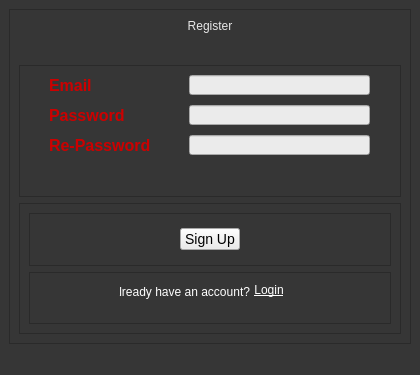
<?xml version="1.0" encoding="UTF-8"?>
<ui version="4.0">
 <class>RegisterWindow</class>
 <widget class="QMainWindow" name="RegisterWindow">
  <property name="geometry">
   <rect>
    <x>0</x>
    <y>0</y>
    <width>420</width>
    <height>375</height>
   </rect>
  </property>
  <property name="windowTitle">
   <string>MainWindow</string>
  </property>
  <property name="styleSheet">
   <string notr="true">background-color: rgb(54, 54, 54);</string>
  </property>
  <widget class="QWidget" name="centralwidget">
   <layout class="QVBoxLayout" name="verticalLayout">
    <item>
     <widget class="QFrame" name="frame">
      <property name="frameShape">
       <enum>QFrame::StyledPanel</enum>
      </property>
      <property name="frameShadow">
       <enum>QFrame::Raised</enum>
      </property>
      <layout class="QVBoxLayout" name="verticalLayout_2">
       <item>
        <widget class="QLabel" name="label">
         <property name="maximumSize">
          <size>
           <width>16777215</width>
           <height>40</height>
          </size>
         </property>
         <property name="styleSheet">
          <string notr="true">font: bold 18pt &quot;Calibre&quot;; color:rgb(231, 231, 231)</string>
         </property>
         <property name="text">
          <string>Register</string>
         </property>
         <property name="alignment">
          <set>Qt::AlignHCenter|Qt::AlignTop</set>
         </property>
        </widget>
       </item>
       <item>
        <widget class="QFrame" name="frame_2">
         <property name="frameShape">
          <enum>QFrame::StyledPanel</enum>
         </property>
         <property name="frameShadow">
          <enum>QFrame::Raised</enum>
         </property>
         <widget class="QLabel" name="lbl_register_email">
          <property name="geometry">
           <rect>
            <x>30</x>
            <y>10</y>
            <width>61</width>
            <height>21</height>
           </rect>
          </property>
          <property name="styleSheet">
           <string notr="true">font: bold 16px; color:rgb(204, 0, 0)</string>
          </property>
          <property name="text">
           <string>Email</string>
          </property>
         </widget>
         <widget class="QLineEdit" name="txt_register_email">
          <property name="geometry">
           <rect>
            <x>170</x>
            <y>10</y>
            <width>181</width>
            <height>20</height>
           </rect>
          </property>
          <property name="styleSheet">
           <string notr="true">background-color: rgb(235, 235, 235);</string>
          </property>
          <property name="placeholderText">
           <string/>
          </property>
         </widget>
         <widget class="QLabel" name="lbl_register_pass">
          <property name="geometry">
           <rect>
            <x>30</x>
            <y>40</y>
            <width>101</width>
            <height>21</height>
           </rect>
          </property>
          <property name="styleSheet">
           <string notr="true">font: bold 16px; color:rgb(204, 0, 0)</string>
          </property>
          <property name="text">
           <string>Password</string>
          </property>
         </widget>
         <widget class="QLineEdit" name="txt_register_pass">
          <property name="geometry">
           <rect>
            <x>170</x>
            <y>40</y>
            <width>181</width>
            <height>20</height>
           </rect>
          </property>
          <property name="styleSheet">
           <string notr="true">background-color: rgb(235, 235, 235);</string>
          </property>
          <property name="placeholderText">
           <string/>
          </property>
         </widget>
         <widget class="QLineEdit" name="txt_register_repass">
          <property name="geometry">
           <rect>
            <x>170</x>
            <y>70</y>
            <width>181</width>
            <height>20</height>
           </rect>
          </property>
          <property name="styleSheet">
           <string notr="true">background-color: rgb(235, 235, 235);</string>
          </property>
          <property name="placeholderText">
           <string/>
          </property>
         </widget>
         <widget class="QLabel" name="lbl_register_repass">
          <property name="geometry">
           <rect>
            <x>30</x>
            <y>70</y>
            <width>121</width>
            <height>21</height>
           </rect>
          </property>
          <property name="styleSheet">
           <string notr="true">font: bold 16px; color:rgb(204, 0, 0)</string>
          </property>
          <property name="text">
           <string>Re-Password</string>
          </property>
         </widget>
        </widget>
       </item>
       <item>
        <widget class="QFrame" name="frame_3">
         <property name="frameShape">
          <enum>QFrame::StyledPanel</enum>
         </property>
         <property name="frameShadow">
          <enum>QFrame::Raised</enum>
         </property>
         <layout class="QVBoxLayout" name="verticalLayout_3">
          <item>
           <widget class="QFrame" name="frame_4">
            <property name="frameShape">
             <enum>QFrame::StyledPanel</enum>
            </property>
            <property name="frameShadow">
             <enum>QFrame::Raised</enum>
            </property>
            <layout class="QHBoxLayout" name="horizontalLayout">
             <item>
              <widget class="QPushButton" name="btn_register_signup">
               <property name="maximumSize">
                <size>
                 <width>60</width>
                 <height>22</height>
                </size>
               </property>
               <property name="styleSheet">
                <string notr="true">font: 14px;
background-color: rgb(235, 235, 235);</string>
               </property>
               <property name="text">
                <string>Sign Up</string>
               </property>
              </widget>
             </item>
            </layout>
           </widget>
          </item>
          <item>
           <widget class="QFrame" name="frame_5">
            <property name="frameShape">
             <enum>QFrame::StyledPanel</enum>
            </property>
            <property name="frameShadow">
             <enum>QFrame::Raised</enum>
            </property>
            <widget class="QLabel" name="label_4">
             <property name="geometry">
              <rect>
               <x>90</x>
               <y>10</y>
               <width>131</width>
               <height>20</height>
              </rect>
             </property>
             <property name="maximumSize">
              <size>
               <width>200</width>
               <height>20</height>
              </size>
             </property>
             <property name="styleSheet">
              <string notr="true">color:rgb(255, 255, 255)</string>
             </property>
             <property name="text">
              <string>Already have an account?</string>
             </property>
             <property name="alignment">
              <set>Qt::AlignRight|Qt::AlignTrailing|Qt::AlignVCenter</set>
             </property>
            </widget>
            <widget class="QPushButton" name="btn_register_login">
             <property name="geometry">
              <rect>
               <x>220</x>
               <y>10</y>
               <width>40</width>
               <height>16</height>
              </rect>
             </property>
             <property name="maximumSize">
              <size>
               <width>50</width>
               <height>20</height>
              </size>
             </property>
             <property name="baseSize">
              <size>
               <width>0</width>
               <height>0</height>
              </size>
             </property>
             <property name="styleSheet">
              <string notr="true">QPushButton {
    color: white;
    text-decoration: underline;
    border: none;
    background: transparent;
}

QPushButton:hover {
    color: lightblue;
}</string>
             </property>
             <property name="text">
              <string>Login</string>
             </property>
            </widget>
           </widget>
          </item>
         </layout>
        </widget>
       </item>
      </layout>
     </widget>
    </item>
   </layout>
  </widget>
  <widget class="QMenuBar" name="menubar">
   <property name="geometry">
    <rect>
     <x>0</x>
     <y>0</y>
     <width>420</width>
     <height>21</height>
    </rect>
   </property>
  </widget>
  <widget class="QStatusBar" name="statusbar"/>
 </widget>
 <resources/>
 <connections/>
</ui>
